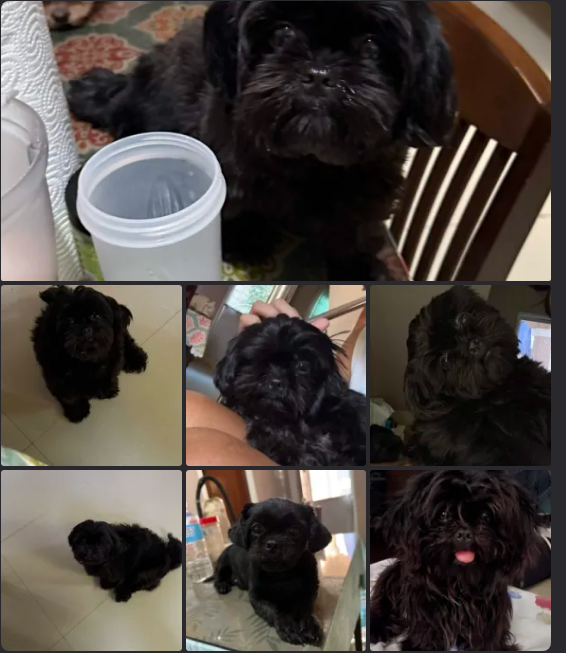
#> input picture assets/blender/Chikin/Chikin_photos.png, 566 x 653 px
$ python make_seamless.py ../../assets/blender/Chikin/Chikin_photos.png ../../assets/blender/Chikin/Chikin_color.png 100
#> lines starting #> are read from the running program, lines starting #| are printed output that depends on the picture; after the words box and inside, x2 and y2 are one past the last pixel; in counts of white or black regions, pixels touching at a corner belong together
"""Makes a generated pattern tile seamlessly (shop decor's wallpapers, assets/ui/decor-wallpapers): the picture blended
with a copy of itself shifted by half, the copy showing at the edges (where it wraps cleanly) and the original in the
middle, then resized. Needs Pillow.

  python tools/textures/make_seamless.py <in.png> <out.png> [size]
"""
import sys

from PIL import Image, ImageChops, ImageDraw, ImageFilter


def seamless(image: Image.Image) -> Image.Image:
    width, height = image.size
#> width = 566; height = 653
    shifted = ImageChops.offset(image, width // 2, height // 2)
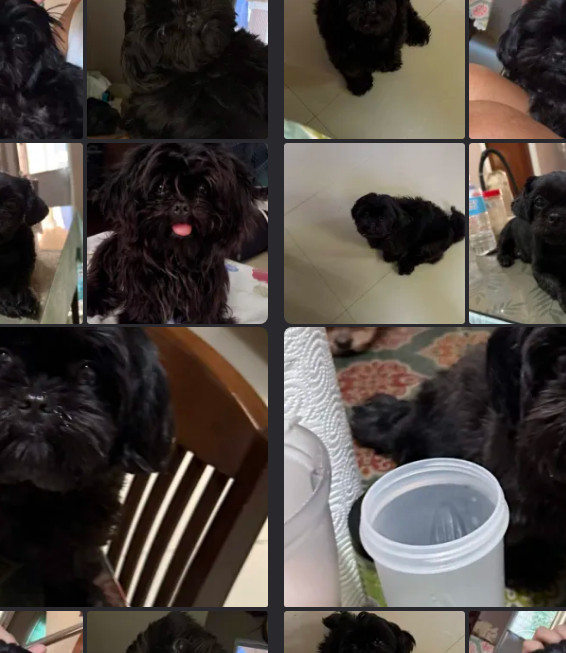
#> shifted: PIL image 566x653 RGB; mean R, G, B 78.4, 71.1, 66.1
    # The original's weight: full in the middle, fading to nothing a quarter from each edge
    mask = Image.new("L", (width, height), 0)
#> mask: PIL image 566x653 L; every value is 0
    margin_x, margin_y = width // 6, height // 6
#> margin_x = 94; margin_y = 108
    ImageDraw.Draw(mask).rectangle((margin_x, margin_y, width - margin_x, height - margin_y), fill=255)
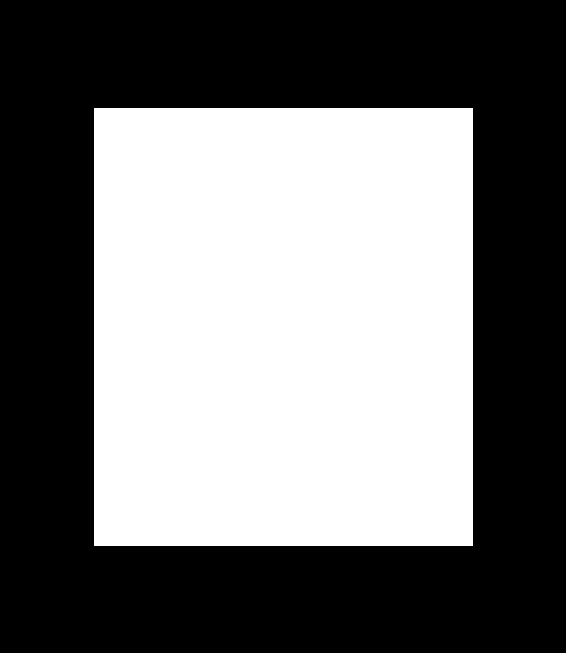
#> mask: PIL image 566x653 L; 44.9% white; 1 white region, box (x1, y1, x2, y2) and area: (94, 108, 473, 546) 166002
    mask = mask.filter(ImageFilter.GaussianBlur(min(width, height) // 10))
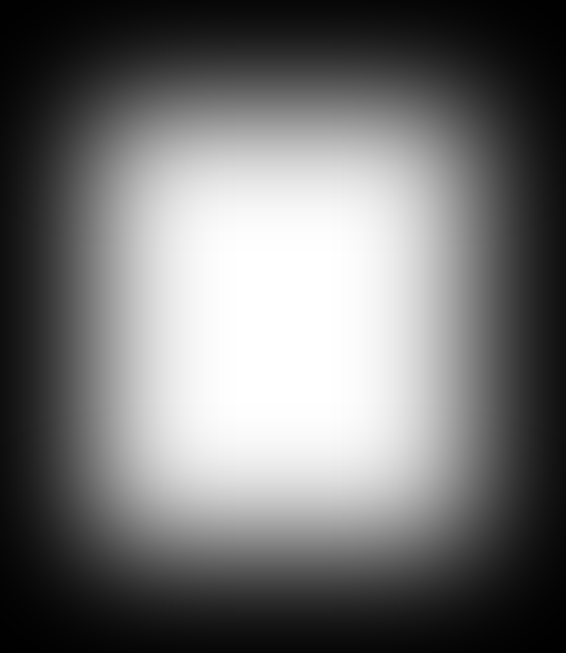
#> mask: PIL image 566x653 L; min 0, max 255, mean 113.9
    return Image.composite(image, shifted, mask)
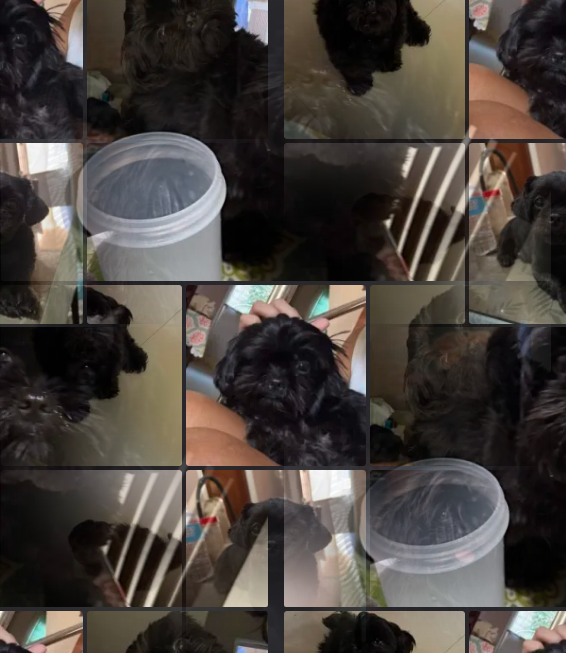
#> returned value: PIL image 566x653 RGB; mean R, G, B 73.9, 67.3, 62.5


def main():
    source, target = sys.argv[1], sys.argv[2]
    size = int(sys.argv[3]) if len(sys.argv) > 3 else 512
    image = Image.open(source).convert("RGB")
    seamless(image).resize((size, size), Image.LANCZOS).save(target)
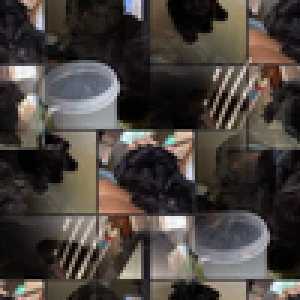
#> saved as Chikin_color.png: PIL image 100x100 RGB (shown 3 times larger); mean R, G, B 73.9, 67.3, 62.5
    print("wallpaper", target)


if __name__ == "__main__":
    main()
